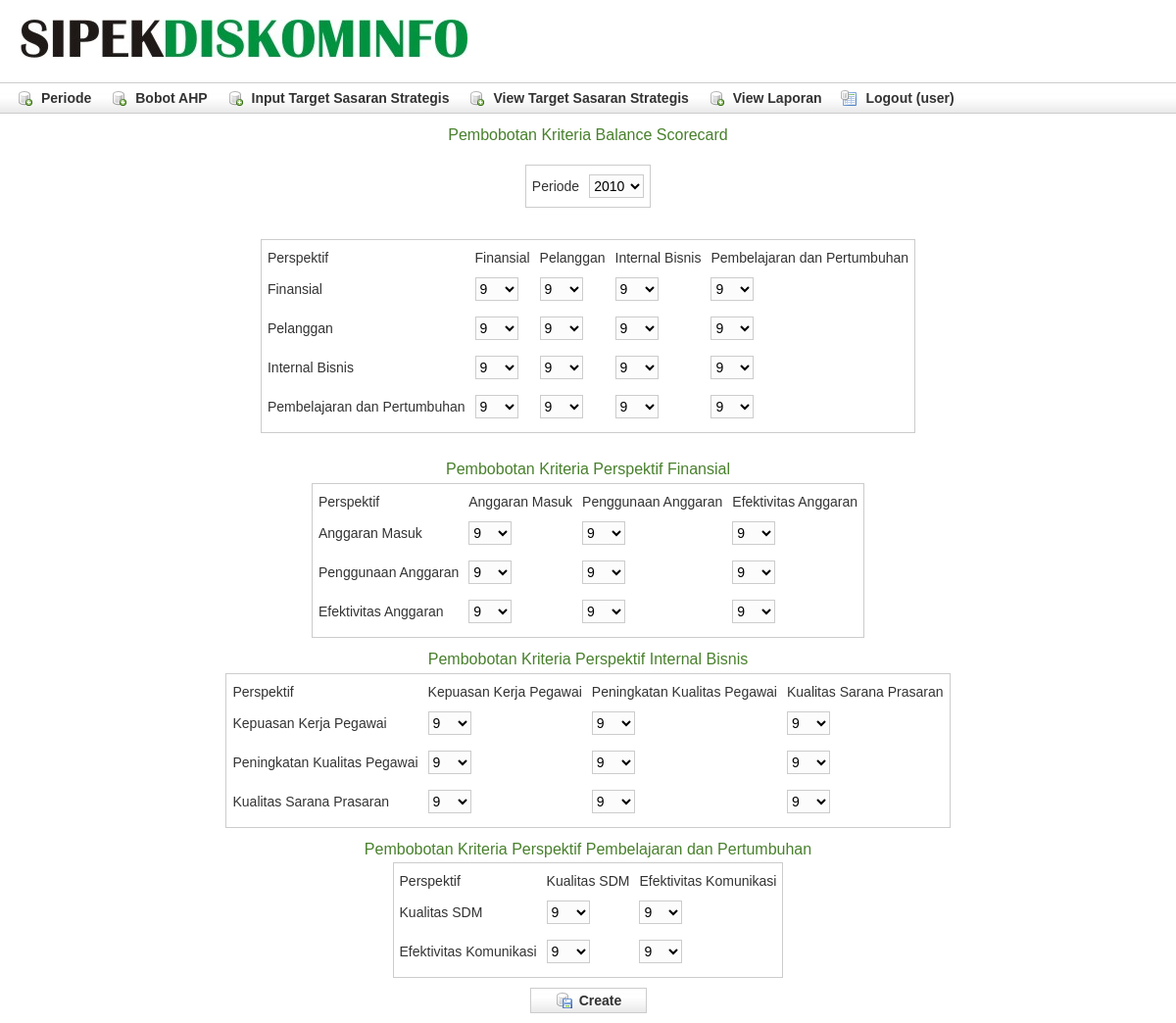
The page /formAHP.php (signed in) on the database its author committed.
### tables this page shows
CREATE TABLE `kriteria` (
  `id` int(11) NOT NULL auto_increment,
  `nama` varchar(255) NOT NULL,
  `parent_id` int(11) default NULL,
  PRIMARY KEY  (`id`),
  KEY `parent_id` (`parent_id`)
);

### formAHP.php (the view, shortened to what this page needs)
<?php
include 'connect.php';
$sth = $db->prepare("SELECT * FROM  periode");
$sth->execute();
$listPeriode = $sth->fetchAll(PDO::FETCH_ASSOC);
$sth = $db->prepare("SELECT * FROM kriteria WHERE parent_id is NULL");
$sth->execute();
$listKriteria = $sth->fetchAll (PDO::FETCH_ASSOC);
?>
<?php include 'header.php'?>
<div class="body" align="center">
    <h1 align="center">Pembobotan Kriteria Balance Scorecard</h1>
	<table>
		<tr>
			<td valign="center" class="name">
				<label for="Periode">Periode</label>
			</td>
			<td valign="top" class="value">
				<select name="periode_id">
					<?php foreach($listPeriode as $periode):?>
					<option value="<?php echo $periode['id'] ?>"><?php echo $periode['nama']?></option>
					<?php endforeach?>
				</select>
			</td>
		</tr>
	</table>
	<br><br>
<form method="post">
<div class="dialog" align="center">
<table border="0">
	<tr>
		<td>Perspektif</td>
		<?php foreach($listKriteria as $kriteria):?>
		<td><?php echo $kriteria['nama'] ?></td>
		<?php endforeach ?>
	</tr>
	<?php foreach($listKriteria as $baris):?>
	<tr>
		<td><?php echo $baris['nama'] ?></td>
		<?php foreach($listKriteria as $kolom):?>
		<td>
			<select name="bobot[<?php echo $baris['id'] ?>][<?php echo $kolom['id'] ?>]" id="bobot_<?php echo $baris['id']?>_<?php echo $kolom['id']?>">
				<option value="9">9</option>
			</select>
		</td>
		<?php endforeach ?>
	</tr>
	<?php endforeach ?>
</table>
<br>
<?php foreach($listKriteria as $parent):?>
<?php
$sth = $db->prepare("SELECT * FROM kriteria WHERE parent_id = :id");
$sth->execute(array('id' => $parent['id']));
$listChild = $sth->fetchAll(PDO::FETCH_ASSOC);
?>
<?php if (count($listChild)>0):?>
<div class="body" align="center">
	<h1 align="center">Pembobotan Kriteria Perspektif <?php echo $parent['nama'] ?></h1>
	<table border="0">
		<tr>
			<td>Perspektif</td>
			<?php foreach($listChild as $kriteria):?>
			<td><?php echo $kriteria['nama'] ?></td>
			<?php endforeach ?>
		</tr>
		<?php foreach($listChild as $baris):?>
		<tr>
			<td><?php echo $baris['nama'] ?></td>
			<?php foreach($listChild as $kolom):?>
			<td>
				<select name="bobot[<?php echo $baris['id'] ?>][<?php echo $kolom['id'] ?>]" id="bobot_<?php echo $baris['id']?>_<?php echo $kolom['id']?>">
				<option value="9">9</option>
				</select>
			</td>
			<?php endforeach ?>
		</tr>
		<?php endforeach ?>
	</table>
</div>
<?php endif ?>
<?php endforeach ?>
<div class="buttons" align="center">
            <span class="button"><input class="save" name="submit" type="submit" value="Create" /></span>
        </div>
</form>
<?php include 'footer.php' ?>

### header.php (shortened to what this page needs)
<html xmlns="http://www.w3.org/1999/xhtml" xml:lang="en" lang="en">
<head>
    <link href="stylesheets/main.css" media="screen" rel="stylesheet" type="text/css" />
</head>
<body>
    <div id="grailsLogo" class="logo">
        <img align="center" src="images/logo.jpg" alt="Diskominfo" border="0" />
    </div>
    <div class="nav">
        <?php if(isset($_SESSION['user'])):?>
            <?php if($_SESSION['user']['is_admin'] == '1'):?>
				<span class="menuButton"><a href="periode.php" class="create">Periode</a></span>
				<span class="menuButton"><a href="pembobotan_add.php" class="create">Bobot AHP</a></span>
				<span class="menuButton"><a href="target_sasaran.php" class="create">Input Target Sasaran Strategis</a></span>
				<span class="menuButton"><a href="" class="create">View Target Sasaran Strategis</a></span>
				<span class="menuButton"><a href="" class="create">View Laporan</a></span>
			<?php endif?>
            <span class="menuButton"><a href="logout.php" class="list">Logout (<?php echo $_SESSION['user']['username'] ?>)</a></span>
        <?php else:?>
            <span class="menuButton"><a href="login.php" class="list">Login</a></span>
        <?php endif?>
    </div>

### footer.php
</body>
</html>

### stylesheets/main.css (style rules this page uses)
html * { margin: 0; }
body { background: #fff; color: #333; font: 14px verdana, arial, helvetica, sans-serif; }
#grailsLogo { padding:20px; float: center; align: center; }
a:link, a:visited, a:hover { color: #666; font-weight: bold; text-decoration: none; }
h1 { color: #48802c; font-weight: normal; font-size: 16px; margin: .8em 0 .3em 0; }
input, select, textarea { background-color: #fcfcfc; border: 1px solid #ccc; font: 14px verdana, arial, helvetica, sans-serif; margin: 2px 0; padding: 2px 4px; }
select { padding: 2px 2px 2px 0; }
.body { float: center; margin: 0 15px 10px 15px; }
.nav { background: #fff url(../images/skin/shadow.jpg) bottom repeat-x; border: 1px solid #ccc; border-style: solid none solid none; margin-top: 5px; padding: 7px 12px; }
.menuButton { font-size: 14px; padding: 0 5px; }
.menuButton a { color: #333; padding: 4px 6px; }
.menuButton a.list { background: url(../images/skin/database_table.png) center left no-repeat; color: #333; padding-left: 25px; }
.menuButton a.create { background: url(../images/skin/database_add.png) center left no-repeat; color: #333; padding-left: 25px; }
table { border: 1px solid #ccc; }
tr { border: 0; }
td, th { font: 14px verdana, arial, helvetica, sans-serif; line-height: 12px; padding: 5px 4px; text-align: left; vertical-align: left; }
.dialog table { padding: 5px 0; }
.buttons { background: #fff url(../images/skin/shadow.jpg) bottom repeat-x; border: 1px solid #ccc; color: #666; font-size: 14px; margin-top: 5px; overflow: hidden; width: 10%; padding: 0; }
.buttons input { background: #fff; border: 0; color: #333; cursor: pointer; font-size: 14px; font-weight: bold; margin-left: 3px; overflow: visible; padding: 2px 6px; }
.buttons input.save { background: transparent url(../images/skin/database_save.png) 5px 30% no-repeat; padding-left: 28px; }

### rows shown on the page
kriteria: nama "Finansial", id "9"
kriteria: nama "Pelanggan", id "9"
kriteria: nama "Internal Bisnis", id "9"
kriteria: nama "Pembelajaran dan Pertumbuhan", id "9"
kriteria: nama "Anggaran Masuk", id "9"
kriteria: nama "Penggunaan Anggaran", id "9"
kriteria: nama "Efektivitas Anggaran", id "9"
kriteria: nama "Kepuasan Kerja Pegawai", id "9"
kriteria: nama "Peningkatan Kualitas Pegawai", id "9"
kriteria: nama "Kualitas Sarana Prasaran", id "9"
kriteria: nama "Kualitas SDM", id "9"
kriteria: nama "Efektivitas Komunikasi", id "9"

### other values the page prints
$_SESSION['user']['username'] "user"
form field periode_id "2010"
